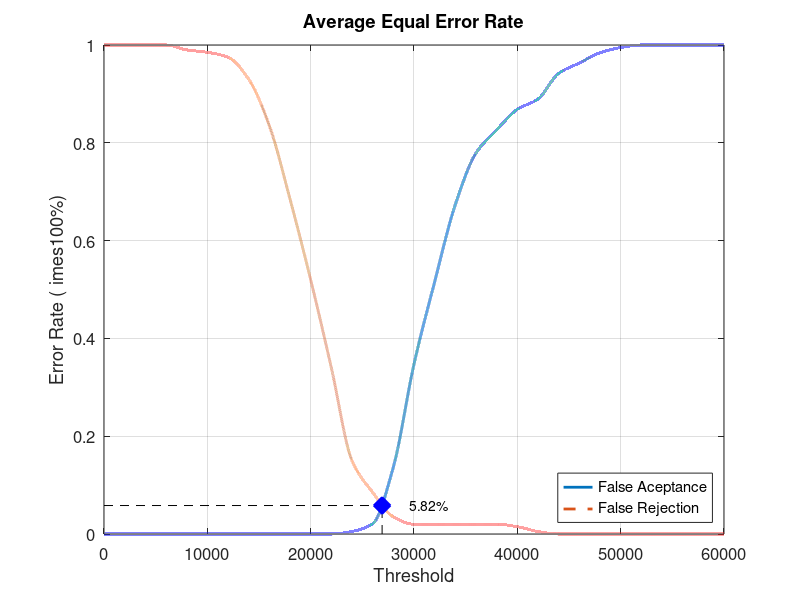
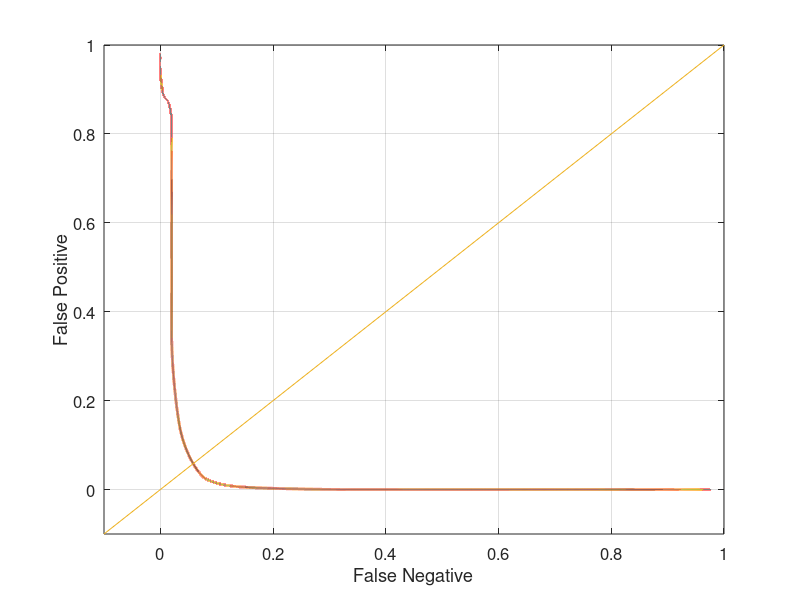

These figures' MATLAB source, in order:
close all;
clear;
clc;
x = 0:2000:60000;
xq = 0:0.5:60000;

y0 = [0 0 0 0 0 0 0 0 0 0 0 0 0.00526316 0.0210526 0.136842 0.347368 0.515789 0.673684 0.778947 0.826316 0.868421 0.889474 0.942105 0.963158 0.984211 0.994737 1 1 1 1 1]
yy0 = interp1(x, y0, xq, 'pchip');
y1 = [1 1 1 1 0.99 0.985 0.975 0.93 0.835 0.685 0.52 0.34 0.15 0.085 0.035 0.02 0.02 0.02 0.02 0.02 0.015 0.005 0 0 0 0 0 0 0 0 0]
yy1 = interp1(x, y1, xq, 'pchip');

% Calculating EER: 
y2 = abs(y0 - y1);
find(y2 == min(y2))
yy2 = abs(yy0 - yy1);
xEER = find(yy2 == min(yy2));
xEERIndex = xq(xEER) % X-axis EER
yEER = yy0(xEER) % Y-axis EER

main = figure
plot(xq, yy0,'-','LineWidth', 2);	hold on
plot(xq, yy1,'--','LineWidth', 2);	hold on
plot([xEERIndex xEERIndex], [0 yEER], 'k--');	hold on
plot([0 xEERIndex], [yEER yEER], 'k--');	hold on
plot(xEERIndex, yEER, 'bx', 'LineWidth', 10);	hold on
text(xEERIndex + 10 * xEERIndex / 100, yEER, [num2str(round((10000 * yEER)) / 100) '%'])
legend('False Aceptance', 'False Rejection', 'Location', 'SouthEast')
xlabel('Threshold')
ylabel('Error Rate (	imes100%)')
title('Average Equal Error Rate')
set(gca, 'FontSize', 12)
axis([0 60000 0 1])
grid on

print(main, 'Database2_1Main', '-dpng');
FNRxFPR = figure('Color', [1 1 1]);
plot(yy1, yy0, '-', yy1, yy0, 'LineWidth', 2);
hold on
y = -0.1:0.1:1
plot(y, y); 
set(gca, 'FontSize', 12)
xlabel('False Negative')
ylabel('False Positive')
axis([-0.1 1 -0.1 1])
set(gca, 'FontSize', 12)
grid on

print(FNRxFPR, 'Database2_1FNRxFPR','-dpng');
